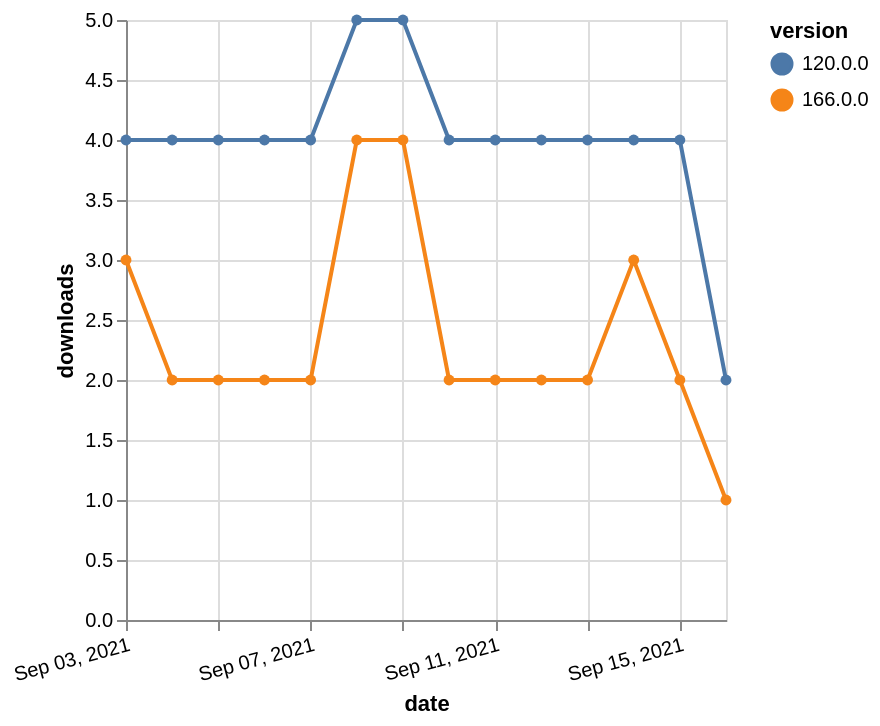

Express this chart as Vega-Lite.
### Vega-Lite specification from a JSON file in a GitHub repository (floating-point values rounded to 4 significant figures)
{"$schema": "https://vega.github.io/schema/vega-lite/v5.json", "description": "A simple bar chart with embedded data.", "data": {"values": [{"date": "2021-09-03", "total": 5083, "delta": 4, "version": "120.0.0"}, {"date": "2021-09-04", "total": 5087, "delta": 4, "version": "120.0.0"}, {"date": "2021-09-05", "total": 5091, "delta": 4, "version": "120.0.0"}, {"date": "2021-09-06", "total": 5095, "delta": 4, "version": "120.0.0"}, {"date": "2021-09-07", "total": 5099, "delta": 4, "version": "120.0.0"}, {"date": "2021-09-08", "total": 5104, "delta": 5, "version": "120.0.0"}, {"date": "2021-09-09", "total": 5109, "delta": 5, "version": "120.0.0"}, {"date": "2021-09-10", "total": 5113, "delta": 4, "version": "120.0.0"}, {"date": "2021-09-11", "total": 5117, "delta": 4, "version": "120.0.0"}, {"date": "2021-09-12", "total": 5121, "delta": 4, "version": "120.0.0"}, {"date": "2021-09-13", "total": 5125, "delta": 4, "version": "120.0.0"}, {"date": "2021-09-14", "total": 5129, "delta": 4, "version": "120.0.0"}, {"date": "2021-09-15", "total": 5133, "delta": 4, "version": "120.0.0"}, {"date": "2021-09-16", "total": 5135, "delta": 2, "version": "120.0.0"}, {"date": "2021-09-03", "total": 7811, "delta": 3, "version": "166.0.0"}, {"date": "2021-09-04", "total": 7813, "delta": 2, "version": "166.0.0"}, {"date": "2021-09-05", "total": 7815, "delta": 2, "version": "166.0.0"}, {"date": "2021-09-06", "total": 7817, "delta": 2, "version": "166.0.0"}, {"date": "2021-09-07", "total": 7819, "delta": 2, "version": "166.0.0"}, {"date": "2021-09-08", "total": 7823, "delta": 4, "version": "166.0.0"}, {"date": "2021-09-09", "total": 7827, "delta": 4, "version": "166.0.0"}, {"date": "2021-09-10", "total": 7829, "delta": 2, "version": "166.0.0"}, {"date": "2021-09-11", "total": 7831, "delta": 2, "version": "166.0.0"}, {"date": "2021-09-12", "total": 7833, "delta": 2, "version": "166.0.0"}, {"date": "2021-09-13", "total": 7835, "delta": 2, "version": "166.0.0"}, {"date": "2021-09-14", "total": 7838, "delta": 3, "version": "166.0.0"}, {"date": "2021-09-15", "total": 7840, "delta": 2, "version": "166.0.0"}, {"date": "2021-09-16", "total": 7841, "delta": 1, "version": "166.0.0"}]}, "width": "container", "mark": {"type": "line", "point": {"filled": true}}, "encoding": {"x": {"field": "date", "type": "temporal", "timeUnit": "yearmonthdate", "title": "date", "axis": {"labelAngle": -15}}, "y": {"field": "delta", "type": "quantitative", "title": "downloads"}, "color": {"field": "version", "type": "nominal"}, "tooltip": {"field": "delta"}}}
